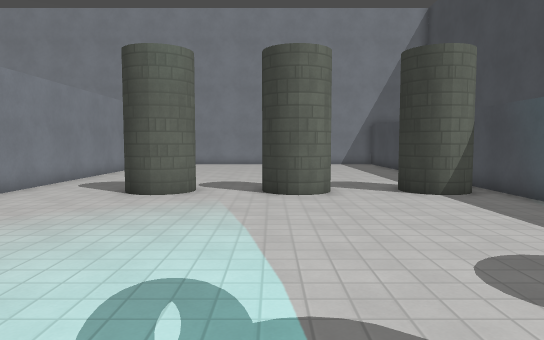
[1] (above)

19 first-person views from a walk through a level from a Godot 3-D game. The camera is 1.4 m above the floor, tilts 4° down and sees 70° across. The floor is counted in squares, 1 m on a side. Each view is taken from the middle of a square. On the plan, view 1 faces up. The plan holds only what a view shows up to about 16 squares ahead; the rest is blank. The place goes on beyond the plan. Surface patterns are stand-ins for the level's own textures.

[2]
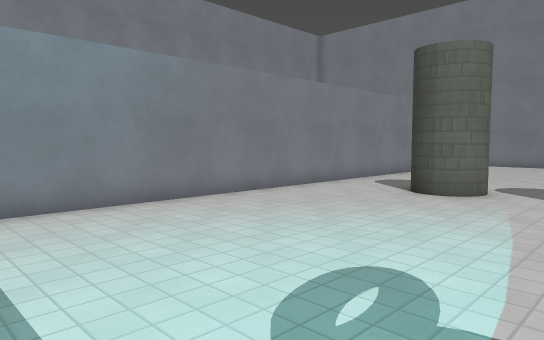

[3]
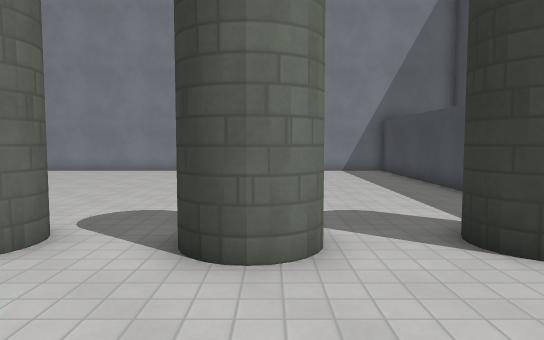

[4]
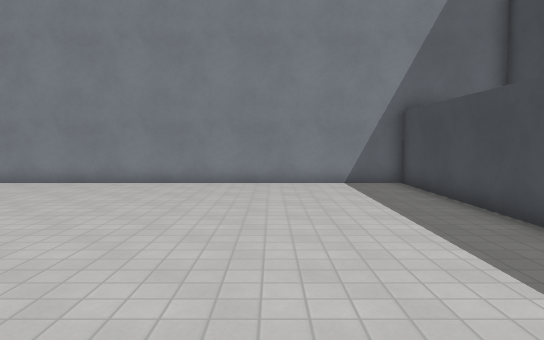

[5]
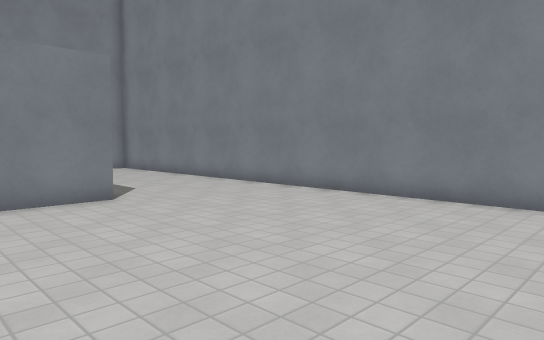

[6]
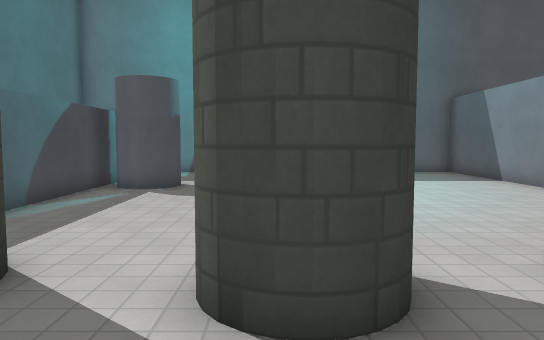

[7]
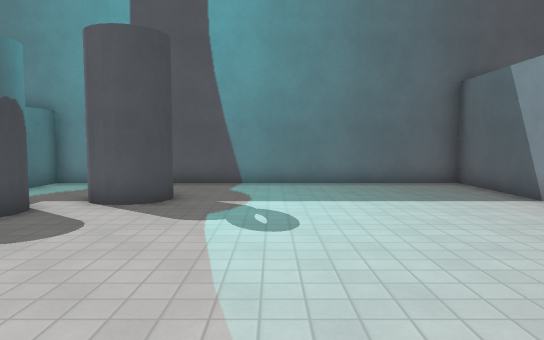

[8]
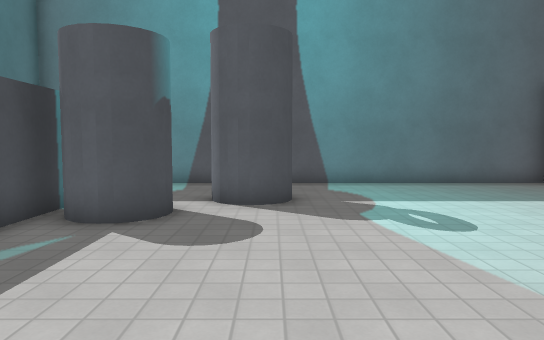

[9]
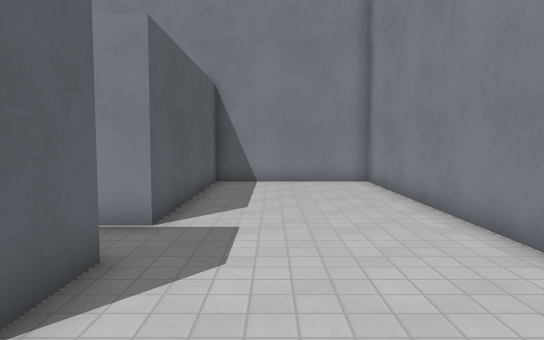

[10]
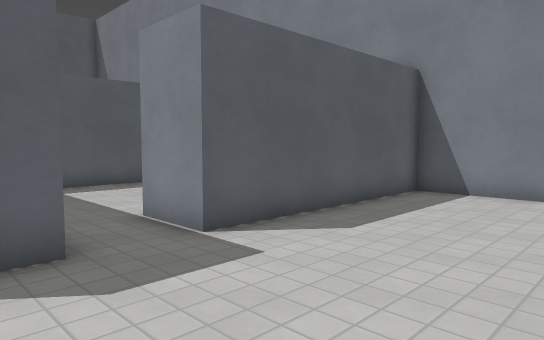

[11]
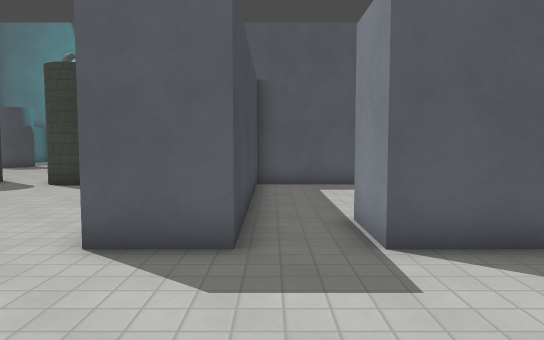

[12]
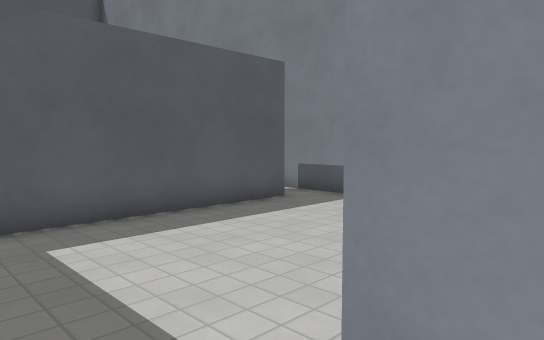

[13]
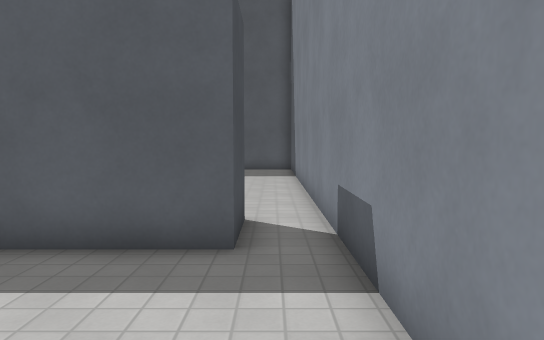

[14]
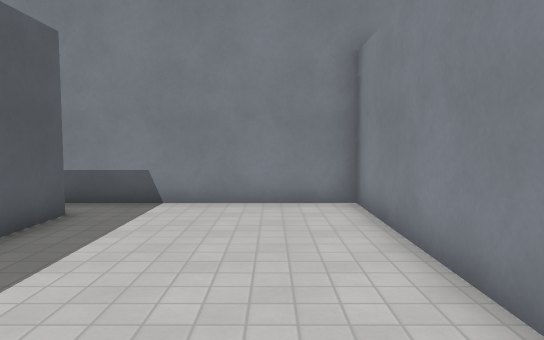

[15]
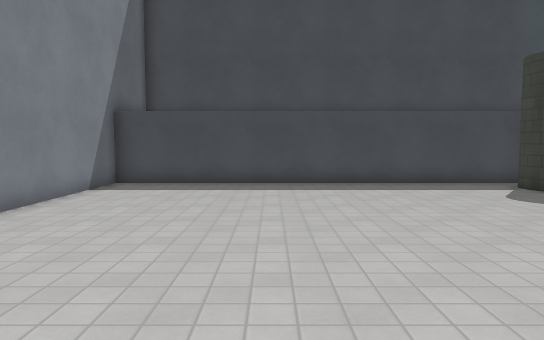

[16]
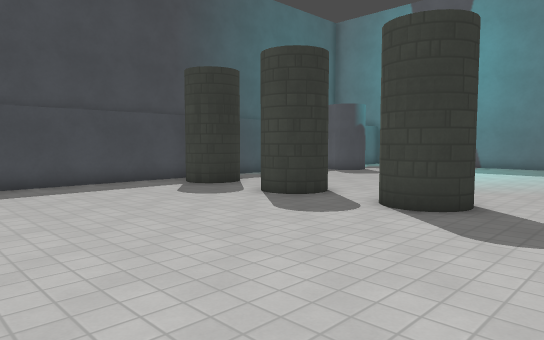

[17]
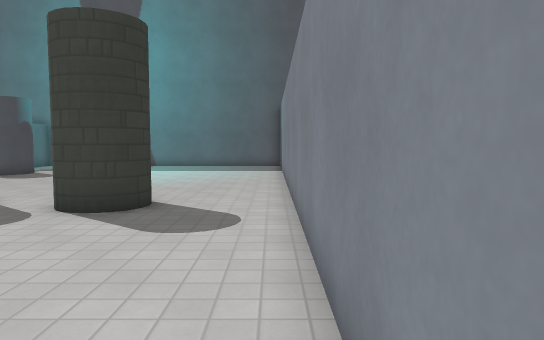

[18]
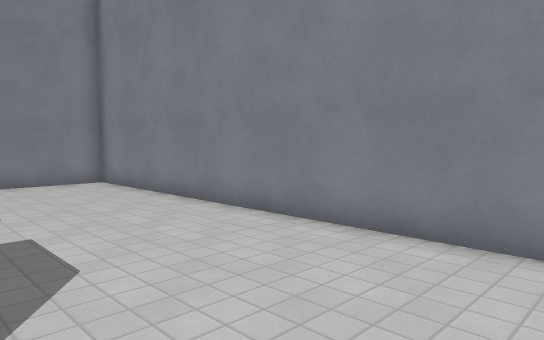

[19]
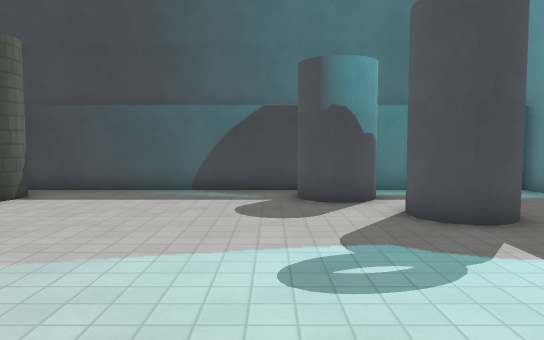

### Floor plan
Points are (right, up) in squares from view 1. A wall is a line through its corners. A room is listed if a view was taken in it or the views show most of it. See-through windows are left out.
Room 1 (views 1, 2, 3, 4, 5, 6, 7, 8, 9, 10, 11, 12, 15, 16, 17, 18, 19)
walls: (-9.5, 16.5) (-9.5, 20) (-7.5, 20) (-7.5, -3.5) (2.5, -3.5); (5.1, 3.4) (5.6, 3.2); (4, 2.2) (4.1, 2.7) (4.4, 3.1); (1.5, 0.5) (1.7, 1); (6.5, 0) (6.5, 25.5) (-19, 25.5) (-19, 20) (-11.5, 20) (-11.5, 17.9); (4, -3.5) (6.5, -3.5) (6.5, -1.9)
ways out: opening at (-10.5, 17) to room 2
objects: pillar (-4, 11) to (-3, 12); pillar (0, 11) to (1, 12); pillar (4, 11) to (5, 12)
Room 2 (views 13, 14)
walls: (-12.6, 18) (-19, 18) (-19, 9.5); (-9.5, 12.6) (-9.5, 16.5); (-17.5, 9.9) (-17.5, 12) (-9.5, 12)
ways out: opening at (-10.5, 17) to room 1; opening at (-18, 10)

Positions as (right, up) in squares from view 1, and headings:
1: (0, 0), facing up
2: (1, 0), facing up-left
3: (1, 6), facing up
4: (2, 12), facing up
5: (2, 16), facing up-left
6: (1, 15), facing down
7: (-1, 10), facing down
8: (2, 10), facing down
9: (-5, 22), facing left
10: (-8, 25), facing down-left
11: (-10, 25), facing down
12: (-10, 19), facing down-left
13: (-18, 17), facing down
14: (-10, 16), facing left
15: (-7, 20), facing right
16: (-7, 20), facing down-right
17: (-7, 20), facing down
18: (-5, 20), facing up-left
19: (-5, 4), facing right
